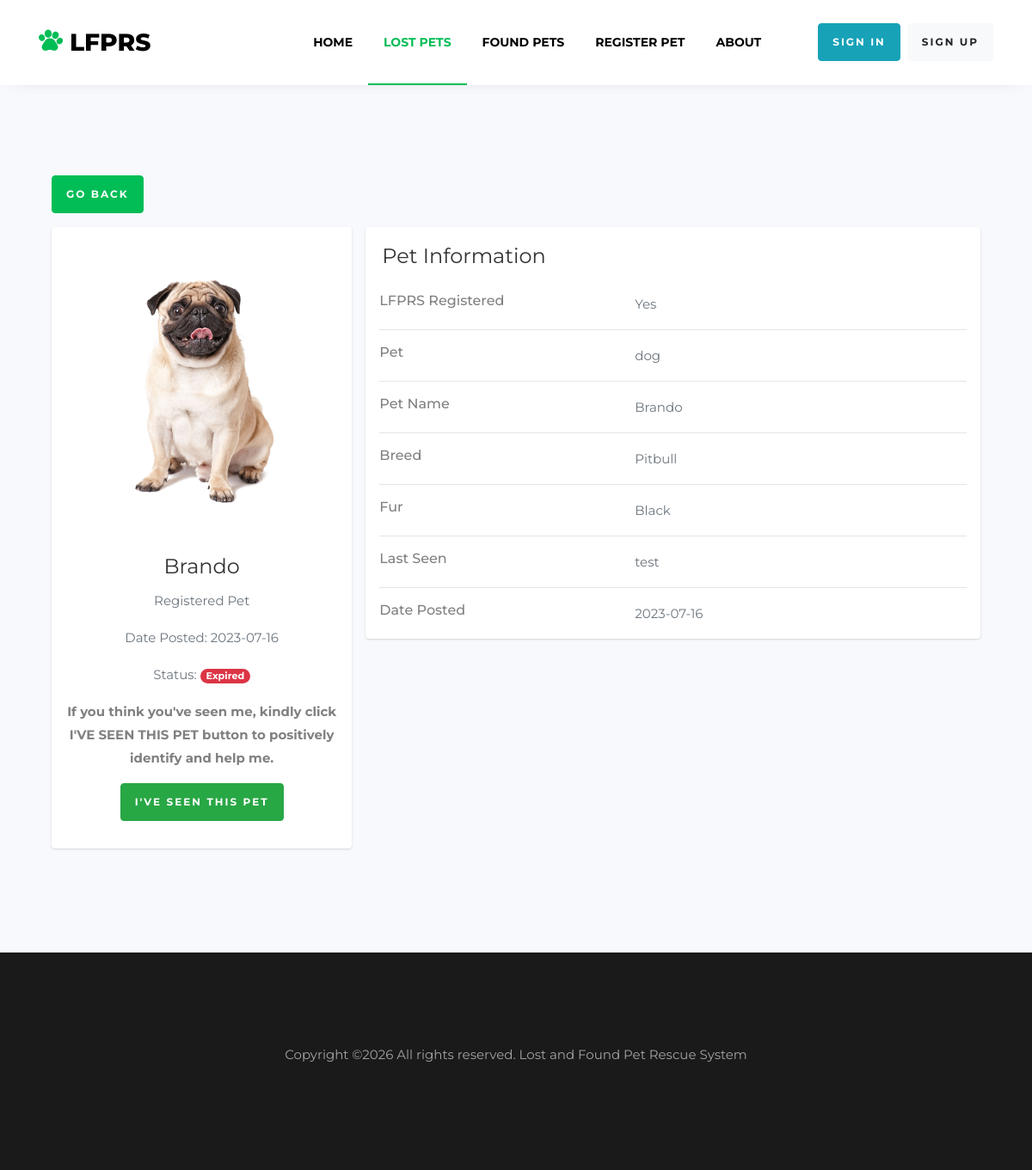
The page /lost.php?id=34 on the database its author committed.
### tables this page shows
CREATE TABLE `reportlostpet` (
  `id` int(11) NOT NULL,
  `registered` int(11) NOT NULL,
  `userid` int(11) NOT NULL,
  `petname` varchar(255) NOT NULL,
  `pet` varchar(255) NOT NULL,
  `fur` varchar(255) NOT NULL,
  `breed` varchar(255) NOT NULL,
  `petimage` varchar(255) NOT NULL,
  `lastfound` varchar(255) NOT NULL,
  `contactname` varchar(255) NOT NULL,
  `contactnumber` varchar(255) NOT NULL,
  `contactemail` varchar(255) NOT NULL,
  `approved` tinyint(4) NOT NULL DEFAULT 1,
  `date` date NOT NULL,
  `expirationdate` date NOT NULL
);

### lost.php (the view, shortened to what this page needs)
<!DOCTYPE html>
<html lang="en">
  <head>
    <link rel="stylesheet" href="https://stackpath.bootstrapcdn.com/font-awesome/4.7.0/css/font-awesome.min.css">
    <link rel="stylesheet" href="css/animate.css">
    <link rel="stylesheet" href="css/owl.carousel.min.css">
    <link rel="stylesheet" href="css/owl.theme.default.min.css">
    <link rel="stylesheet" href="css/magnific-popup.css">
    <link rel="stylesheet" href="css/bootstrap-datepicker.css">
    <link rel="stylesheet" href="css/jquery.timepicker.css">
    <link rel="stylesheet" href="css/flaticon.css">
    <link rel="stylesheet" href="css/style.css">
  </head>
  <body>
		<nav class="navbar navbar-expand-lg navbar-dark ftco_navbar bg-dark ftco-navbar-light" id="ftco-navbar">
	    <div class="container">
	    	<a class="navbar-brand" href="#"><span class="flaticon-pawprint-1 mr-2"></span>LFPRS</a>
	      <div class="collapse navbar-collapse" id="ftco-nav">
	        <ul class="navbar-nav ml-auto">
	        	<li class="nav-item"><a href="index.php" class="nav-link">Home</a></li>
	        	<li class="nav-item active"><a href="lostpets.php" class="nav-link">Lost Pets</a></li>
	        	<li class="nav-item"><a href="foundpets.php" class="nav-link">Found Pets</a></li>
	        	<li class="nav-item"><a href="registerpet.php" class="nav-link">Register Pet</a></li>
	          <li class="nav-item"><a href="about.php" class="nav-link">About</a></li>
			  </ul>
	          <form class="form-inline my-2 my-lg-0">
      <?php
include("config.php");
$viewid = $_GET['id'];
if(!isset($_SESSION['users'])){
    echo "<a href='login.php'><button type='button' class='btn btn-info ml-5 mr-2'>Sign In</button></a>";
    echo "<a href='signup.php'><button type='button' class='btn btn-light'>Sign Up</button></a>";
}
$sql = "SELECT id, pet, registered, petname, fur,  breed, petimage, lastfound, date, expirationdate FROM reportlostpet WHERE id=$viewid";
$result = $db->query($sql);
while($row = $result->fetch_assoc()) {
    $expirationdate = $row['expirationdate'];
    $currentDate = date("Y-m-d");
    $daysLeft = floor((strtotime($expirationdate) - strtotime($currentDate)) / (60 * 60 * 24));
    $register = $row['registered'];
    if ($register == 0) {
      $registerText = "Unregistered Pet";
    } elseif ($register == 1) {
      $registerText = "Registered Pet";
    } else {
      $registerText = " ";
    }
?>
      </form>
	      </div>
	    </div>
	  </nav>
    <section class="ftco-section bg-light">
    <div class="container bootstrap snippets bootdey">
        <div class="container">
            <div class="main-body">
            <a href="lostpets.php" class="btn btn-primary go-back-btn mb-3">Go Back</a>
                    <div class="row gutters-sm">
                        <div class="col-md-4 mb-3">
                            <div class="card">
                                <div class="card-body">
                                    <div class="d-flex flex-column align-items-center text-center">
                                        <img src="<?php echo $row['petimage'] ?>" alt="Admin"  class="col-md-12">
                                        <div class="mt-3">
                                            <h4><?php echo $row['petname'] ?></h4>
                                            <p class="text-muted font-size-sm"><?php echo $registerText; ?>
                                            </p>
                                            <p class="text-muted font-size-sm">Date Posted: <?php echo $row['date'] ?>
                                            </p>
                                            <p class="text-muted font-size-sm">Status: <?php  if ($daysLeft > 0) {
            echo "<span class='badge badge-pill badge-success'>Active</span>";
        } else {
            echo "<span class='badge badge-pill badge-danger'>Expired</span>";
        } ?>
                                            </p>
                                            <p class="font-weight-bold font-size-sm">If you think you've seen me, kindly click I'VE SEEN THIS PET button to positively identify and help me.
                                            <a href='lostinfo.php?id=<?php echo $row['id'] ?>'><button class="btn btn-success mt-3">I've seen this pet
                  </button></a>
                                            </p>
                                        </div>
                                    </div>
                                </div>
                            </div>
                        </div>
                        <div class="col-md-8 mb-3">
                            <div class="card">
                            <div class="col-sm-5 mt-3 ml-1">
                            <h4 >Pet Information</h4>
</div>
                                <div class="card-body">
                                    <div class="row">
                                        <div class="col-sm-5">
                                            <h6 >LFPRS Registered</h6>
                                        </div>
                                        <div class="col-sm-7 text-secondary">
                                        <?php if ($row['registered'] == 1) {
  echo "Yes";
} elseif ($row['registered'] == 0) {
  echo "No";
} ?>
                                        </div>
                                    </div>
                                    <hr>
                                    <div class="row">
                                        <div class="col-sm-5">
                                            <h6 class="mb-0">Pet</h6>
                                        </div>
                                        <div class="col-sm-7 text-secondary">
                                            <?php echo $row['pet'] ?>
                                        </div>
                                    </div>
                                    <hr>
                                    <div class="row">
                                        <div class="col-sm-5">
                                            <h6 class="mb-0">Pet Name</h6>
                                        </div>
                                        <div class="col-sm-7 text-secondary">
                                            <?php echo $row['petname'] ?>
                                        </div>
                                    </div>
                                    <hr>
                                    <div class="row">
                                        <div class="col-sm-5">
                                            <h6 class="mb-0">Breed</h6>
                                        </div>
                                        <div class="col-sm-7 text-secondary">
                                            <?php echo $row['breed'] ?>
                                        </div>
                                    </div>
                                    <hr>
                                    <div class="row">
                                        <div class="col-sm-5">
                                            <h6 class="mb-0">Fur</h6>
                                        </div>
                                        <div class="col-sm-7 text-secondary">
                                            <?php echo $row['fur'] ?>
                                        </div>
                                    </div> <hr>
                                    <div class="row">
                                        <div class="col-sm-5">
                                            <h6 class="mb-0">Last Seen</h6>
                                        </div>
                                        <div class="col-sm-7 text-secondary">
                                            <?php echo $row['lastfound'] ?>
                                        </div>
                                    </div> <hr>
                                    <div class="row">
                                        <div class="col-sm-5">
                                            <h6 class="mb-0">Date Posted</h6>
                                        </div>
                                        <div class="col-sm-7 text-secondary">
                                            <?php echo $row['date'] ?>
                                        </div>
                                    </div>
                                </div>
                            </div>
                <?php
                }
                ?>
            </div>
        </div>
    </div>
</section>
    <footer class="footer">
			<div class="container">
			<div class=" text-center">
			<p>
  Copyright &copy;<script>document.write(new Date().getFullYear());</script> All rights reserved. Lost and Found Pet Rescue System</p>
          </div>
</div>
		</footer>
  </body>
</html>

### lost.php (style rules this page uses)
.card { box-shadow: 0 1px 3px 0 rgba(0,0,0,.1), 0 1px 2px 0 rgba(0,0,0,.06); }
.card { position: relative; display: flex; flex-direction: column; min-width: 0; word-wrap: break-word; background-color: #fff; background-clip: border-box; border: 0 solid rgba(0,0,0,.125); border-radius: .25rem; }
.card-body { flex: 1 1 auto; min-height: 1px; padding: 1rem; }
.gutters-sm { margin-right: -8px; margin-left: -8px; }
.gutters-sm>.col, .gutters-sm>[class*=col-] { padding-right: 8px; padding-left: 8px; }
.mb-3, .my-3 { margin-bottom: 1rem!important; }

### rows shown on the page
reportlostpet: petimage (picture), petname "Brando", registered "Registered Pet", date "2023-07-16", expirationdate "Expired", shows "Yes", pet "dog", breed "Pitbull", fur "Black", lastfound "test"
